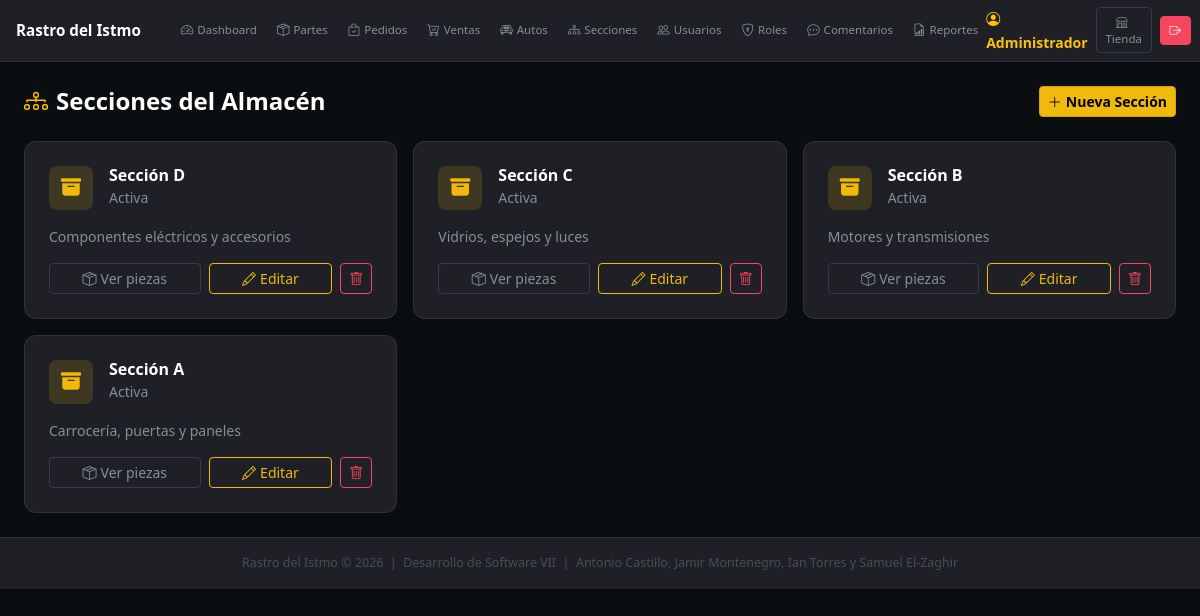
/admin/?mod=secciones (signed in), run on the app's committed database.
### tables this page shows
CREATE TABLE IF NOT EXISTS `secciones` (
  `id` int NOT NULL AUTO_INCREMENT,
  `nombre` varchar(100) NOT NULL,
  `descripcion` varchar(255) DEFAULT NULL,
  `activo` tinyint(1) DEFAULT '1',
  `creado_en` timestamp NULL DEFAULT CURRENT_TIMESTAMP,
  PRIMARY KEY (`id`)
);

### app/Controllers/BaseController.php (called while the page is built, shortened)
<?php
abstract class BaseController implements ErrorHandlerInterface {
    protected function view(string $tpl, array $data = []): void {
        extract($data);
        include BASE_PATH . "/app/Views/" . $tpl . ".php";
    }
}

### app/Controllers/SeccionController.php (called while the page is built, shortened)
<?php
class SeccionController extends BaseController {
    private SeccionModel $sm;
    public function __construct() { $this->sm = new SeccionModel(); }
    public function index(): void { $this->requirePermission("secciones"); $secciones=$this->sm->findAll(); $this->view("admin/secciones/index",compact("secciones")); }
}

### admin/index.php (called while the page is built, shortened)
<?php
$raw    = Sanitizer::get("action") ?: "index";
$action = lcfirst(str_replace('_', '', ucwords($raw, '_')));
try {
    $ctrl   = new $map[$mod]();
    $method = method_exists($ctrl,$action) ? $action : "index";
    $ctrl->$method();
} catch (\Throwable $e) {
    if (isset($ctrl) && $ctrl instanceof ErrorHandlerInterface) { $ctrl->handle($e); }
    else { error_log("[RASTRO] " . $e->getMessage()); }
    header("Location: " . APP_URL . "/admin/"); exit;
}

### app/Config/Database.php (called while the page is built, shortened)
<?php
class Database {
    private static ?PDO $conn = null;
    public static function get(): PDO {
        if (self::$conn === null) {
            try {
                self::$conn = new PDO(
                    "mysql:host=".DB_HOST.";dbname=".DB_NAME.";charset=utf8mb4",
                    DB_USER, DB_PASS,
                    [PDO::ATTR_ERRMODE=>PDO::ERRMODE_EXCEPTION,
                     PDO::ATTR_DEFAULT_FETCH_MODE=>PDO::FETCH_ASSOC,
                     PDO::ATTR_EMULATE_PREPARES=>false]
                );
                self::$conn->exec("SET time_zone = '-05:00'");
            } catch (PDOException $e) {
                http_response_code(500);
                die("<b>Error de BD:</b> ".htmlspecialchars($e->getMessage()));
            }
        }
        return self::$conn;
    }
}

### app/Models/BaseModel.php (called while the page is built, shortened)
<?php
abstract class BaseModel implements CrudInterface {
    protected PDO    $db;
    protected string $table = "";
    protected string $pk    = "id";
    public function __construct() { $this->db = Database::get(); }
    public function findAll(): array {
        return $this->db->query("SELECT * FROM `{$this->table}` ORDER BY {$this->pk} DESC")->fetchAll();
    }
}

### app/Views/admin/secciones/index.php (the view)
<?php $title="Secciones"; include BASE_PATH."/app/Views/layouts/admin_header.php"; ?>
<div class="page-header mb-4">
  <div><h4 class="fw-bold text-white mb-0"><i class="bi bi-diagram-3 me-2 text-warning"></i>Secciones del Almacén</h4></div>
  <a href="<?=APP_URL?>/admin/?mod=secciones&action=crear" class="btn btn-gold btn-sm"><i class="bi bi-plus-lg me-1"></i>Nueva Sección</a>
</div>
<div class="row g-3">
<?php foreach($secciones as $s): ?>
<div class="col-md-4 col-sm-6">
  <div class="dark-card h-100 p-4">
    <div class="d-flex align-items-center gap-3 mb-3">
      <a href="<?=APP_URL?>/admin/?mod=partes&seccion=<?=$s["id"]?>" title="Ver partes de <?=htmlspecialchars($s["nombre"])?>"
         style="width:44px;height:44px;background:var(--accent-dim);border-radius:var(--radius-sm);display:flex;align-items:center;justify-content:center;color:var(--accent);font-size:1.25rem;flex-shrink:0;text-decoration:none;transition:background .15s"
         onmouseover="this.style.background='var(--accent)';this.style.color='#000'"
         onmouseout="this.style.background='var(--accent-dim)';this.style.color='var(--accent)'">
        <i class="bi bi-archive-fill"></i>
      </a>
      <div>
        <h6 class="fw-bold text-white mb-0"><?=htmlspecialchars($s["nombre"])?></h6>
        <span class="text-secondary small"><?=$s["activo"]?"Activa":"Inactiva"?></span>
      </div>
    </div>
    <p class="text-secondary small mb-3"><?=htmlspecialchars($s["descripcion"]??"")?></p>
    <div class="d-flex gap-2">
      <a href="<?=APP_URL?>/admin/?mod=partes&seccion=<?=$s["id"]?>" class="btn btn-outline-secondary btn-sm flex-fill">
        <i class="bi bi-box-seam me-1"></i>Ver piezas
      </a>
      <a href="<?=APP_URL?>/admin/?mod=secciones&action=editar&id=<?=$s["id"]?>" class="btn btn-outline-warning btn-sm flex-fill">
        <i class="bi bi-pencil me-1"></i>Editar
      </a>
      <a href="<?=APP_URL?>/admin/?mod=secciones&action=eliminar&id=<?=$s["id"]?>" class="btn btn-outline-danger btn-sm" onclick="return confirm('¿Desactivar?')">
        <i class="bi bi-trash"></i>
      </a>
    </div>
  </div>
</div>
<?php endforeach; ?>
</div>
<?php include BASE_PATH."/app/Views/layouts/admin_footer.php"; ?>

### assets/css/style.css (style rules this page uses)
:root { --bg-0: #0B0E11; --bg-1: #1E2026; --bg-2: #2B2F36; --bg-3: #363C45; --accent: #F0B90B; --accent-h: #D4A309; --accent-dim: rgba(240,185,11,.15); --text-1: #EAECEF; --text-2: #848E9C; --text-3: #474D57; --success: #03C076; --danger: #F6465D; --info: #1890FF; --border: rgba(255,255,255,.08); --radius: 12px; --radius-sm: 8px; --shadow: 0 4px 28px rgba(0,0,0,.5); --bs-body-bg: #0B0E11; --bs-body-color: #EAECEF; --bs-card-bg: #1E2026; --bs-card-cap-bg: #2B2F36; --bs-card-color: #EAECEF; --bs-card-border-color: rgba(255,255,255,.08); --bs-table-bg: transparent; --bs-table-color: #EAECEF; --bs-table-border-color: rgba(255,255,255,.08); --bs-table-striped-bg: rgba(255,255,255,.03); --bs-table-hover-bg: rgba(255,255,255,.05); --bs-table-hover-color: #EAECEF; --bs-table-striped-color: #EAECEF; --bs-border-color: rgba(255,255,255,.08); --bs-link-color: #F0B90B; --bs-link-hover-color: #D4A309; --bs-input-bg: #2B2F36; --bs-breadcrumb-divider-color: #474D57; --bs-form-check-input-border: rgba(255,255,255,.2); --bs-modal-bg: #1E2026; --bs-modal-header-bg: #2B2F36; --bs-dropdown-bg: #1E2026; --bs-dropdown-border-color: rgba(255,255,255,.08); --bs-dropdown-color: #EAECEF; --bs-dropdown-link-color: #EAECEF; --bs-dropdown-link-hover-bg: #2B2F36; --bs-nav-pills-link-active-bg: #F0B90B; }
*, *::before, *::after { box-sizing: border-box; }
body { font-family: "Segoe UI", system-ui, sans-serif; background-color: var(--bg-0) !important; color: var(--text-1) !important; }
a { color: var(--accent); text-decoration: none; }
small,.small { color:var(--text-2); }
.text-secondary { color:var(--text-2)!important; }
.btn-gold,.btn-warning { background:var(--accent)!important; border-color:var(--accent-h)!important; color:#000!important;font-weight:600; transition:background .15s,transform .1s; }
.btn-outline-warning { color:var(--accent)!important; border-color:var(--accent)!important; }
.btn-outline-secondary { color:var(--text-2)!important; border-color:var(--bg-3)!important; }
.btn-outline-danger { color:var(--danger)!important; border-color:var(--danger)!important; }
.admin-body { background:var(--bg-0)!important;min-height:100vh; }
.dark-card { background:var(--bg-1);border:1px solid var(--border);border-radius:var(--radius);overflow:hidden; }
.page-header { display:flex;align-items:center;justify-content:space-between;flex-wrap:wrap;gap:.75rem; }

### data on the page
secciones: nombre "Sección D", activo "Activa", descripcion "Componentes eléctricos y accesorios"
secciones: nombre "Sección C", activo "Activa", descripcion "Vidrios, espejos y luces"
secciones: nombre "Sección B", activo "Activa", descripcion "Motores y transmisiones"
secciones: nombre "Sección A", activo "Activa", descripcion "Carrocería, puertas y paneles"

### other printed values
$_SESSION["user"]["nombre"] "Administrador"
